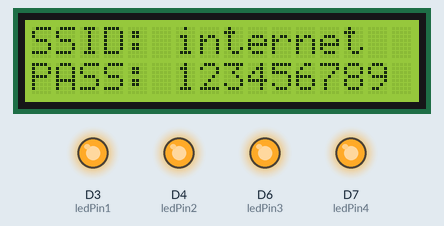
Bench run of a sketch on a simulated ESP8266 (NodeMCU). Parts: 16×2 character LCD, output pins drawn as LEDs (lit = HIGH). WiFi joins after 1.5 s; servers stay silent unless stated; network time is answered at once with the bench clock; the local clock reads 2024-03-15 10:24:30 at power-on unless the sketch sets it; the audio player accepts every command and is not drawn; what the sketch prints to the serial monitor is not drawn.

Above: at 6.1 s.
At 7.7 s:
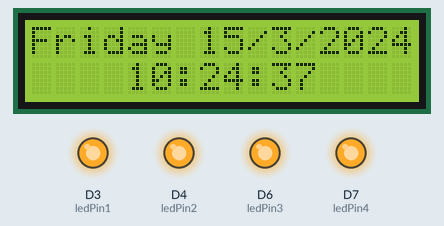
At 14.7 s:
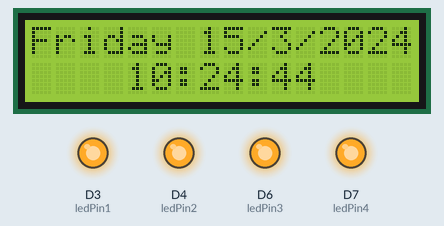
At 22.7 s:
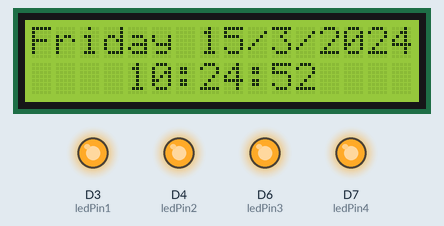
At 29.7 s:
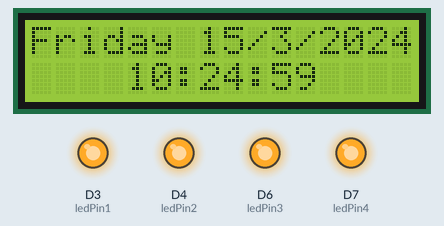
At 38.7 s:
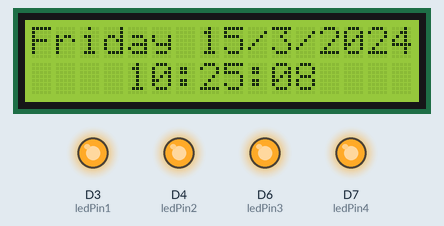
Timing chart, 0 to 40.0 s (numbered marks = the images above):
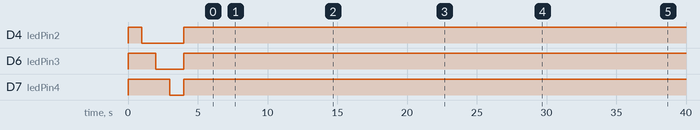

The sketch:

Best-Program-DPPlayer-MP3-NTPServer.ino
```cpp
#include <ESP8266WiFi.h>
#include <NTPClient.h>
#include <WiFiUdp.h>
#include <SoftwareSerial.h>
#include <DFPlayer_Mini_Mp3.h>
#include <Wire.h>
#include <LiquidCrystal_I2C.h>
#define ledPin1 D3
#define ledPin2 D4
#define ledPin3 D6
#define ledPin4 D7
SoftwareSerial mp3Serial(D0, D5); // RX, TX

#define ON LOW
#define OFF HIGH

const char *ssid     = "internet";
const char *password = "123456789";

unsigned long period = 1000;
unsigned long last_time = 0;

// Define NTP Client to get time
WiFiUDP ntpUDP;
NTPClient timeClient(ntpUDP, "pool.ntp.org");

// LCD setup
LiquidCrystal_I2C lcd(0x27, 16, 2);  // I2C address 0x27, 16 column and 2 rows

// Week Days
String weekDays[7] = {"Sunday", "Monday", "Tuesday", "Wednesday", "Thursday", "Friday", "Saturday"};
// Month names
String months[12] = {"January", "February", "March", "April", "May", "June", "July", "August", "September", "October", "November", "December"};

int valueSwitch;
bool check = true;
void setup () {

  pinMode(ledPin1, OUTPUT);
  pinMode(ledPin2, OUTPUT);
  pinMode(ledPin3, OUTPUT);
  pinMode(ledPin4, OUTPUT);
  digitalWrite(ledPin1, OFF);
  digitalWrite(ledPin2, OFF);
  digitalWrite(ledPin3, OFF);
  digitalWrite(ledPin4, OFF);
  digitalWrite(ledPin1, ON); delay(1000);
  digitalWrite(ledPin2, ON); delay(1000);
  digitalWrite(ledPin3, ON); delay(1000);
  digitalWrite(ledPin4, ON); delay(1000);
  digitalWrite(ledPin1, OFF);
  digitalWrite(ledPin2, OFF);
  digitalWrite(ledPin3, OFF);
  digitalWrite(ledPin4, OFF);
  Serial.begin (115200);

  // LCD initialization
  lcd.begin();
  lcd.backlight();

  for (int Rx = 1; Rx <= 10; Rx++) {
    Serial.println("Rx : " + String(Rx));
    delay(200);
  }
  mp3Serial.begin (9600);
  mp3_set_serial(mp3Serial);
  mp3_set_volume(5);
  Serial.println("Start");
  lcd.setCursor(0, 0);
  lcd.print("SSID: internet");
  lcd.setCursor(0, 1);
  lcd.print("PASS: 123456789");
  // Connect to Wi-Fi
  Serial.print("Connecting to ");
  Serial.println(ssid);
  WiFi.begin(ssid, password);
  while (WiFi.status() != WL_CONNECTED) {
    delay(500);
    Serial.print(".");
  }

  // Initialize NTPClient to get time
  timeClient.begin();
  timeClient.setTimeOffset(25200);  // Set time offset for your timezone (e.g., GMT+7)
}

void loop () {


  if ( millis() - last_time > period) {
    last_time = millis();
    timeClient.update();
    time_t epochTime = timeClient.getEpochTime();
    struct tm *ptm = gmtime((time_t *)&epochTime);
    String formattedTime = timeClient.getFormattedTime();
    int currentHour = timeClient.getHours();
    int currentMinute = timeClient.getMinutes();
    int currentSecond = timeClient.getSeconds();
    String weekDay = weekDays[timeClient.getDay()];
    int monthDay = ptm->tm_mday;
    int currentMonth = ptm->tm_mon + 1;
    String currentMonthName = months[currentMonth - 1];
    int currentYear = ptm->tm_year + 1900;
    String currentDate = weekDay + " " + String(monthDay) + "/" + String(currentMonth) + "/" + String(currentYear);
    lcd.clear();
    lcd.setCursor(0, 0);  // Set cursor to the first line
    lcd.print(currentDate);  // Display day/month/year
    String currentTime = formattedTime;
    lcd.setCursor(4, 1);  // Set cursor to the second line
    lcd.print(currentTime);  // Display time (HH:MM:SS)
    Serial.print("Current date: ");
    Serial.println(currentDate);
    Serial.print("Current time: ");
    Serial.println(currentTime);
    Serial.println("");
    if ( (currentHour == 7) && (currentMinute == 30) && (currentSecond >= 1 && currentSecond <= 25) ) {
      if (check == true) {
        digitalWrite(ledPin1, ON);
        check = false;
        mp3_play(1);
      }
      digitalWrite(ledPin1, OFF);
      check = true;
    }
    if ( (currentHour == 8) && (currentMinute == 30) && (currentSecond >= 1 && currentSecond <= 25) ) {
      if (check == true) {
        digitalWrite(ledPin1, ON);
        check = false;
        mp3_play(1);
      }
      digitalWrite(ledPin1, OFF);
      check = true;
    }
    if ( (currentHour == 11) && (currentMinute == 30) && (currentSecond >= 1 && currentSecond <= 25) ) {
      if (check == true) {
        digitalWrite(ledPin2, ON);
        check = false;
        mp3_play(1);
      }
      digitalWrite(ledPin2, OFF);
      check = true;
    }
    if ( (currentHour == 12) && (currentMinute == 30) && (currentSecond >= 1 && currentSecond <= 25) ) {
      if (check == true) {
        digitalWrite(ledPin2, ON);
        check = false;
        mp3_play(1);
      }
      digitalWrite(ledPin2, OFF);
      check = true;
    }
    if ( (currentHour == 15) && (currentMinute == 30) && (currentSecond >= 1 && currentSecond <= 25) ) {
      if (check == true) {
        digitalWrite(ledPin3, ON);
        check = false;
        mp3_play(1);
      }
      digitalWrite(ledPin3, OFF);
      check = true;
    }
    if ( (currentHour == 17) && (currentMinute == 00) && (currentSecond >= 1 && currentSecond <= 25) ) {
      if (check == true) {
        digitalWrite(ledPin3, ON);
        check = false;
        mp3_play(1);
      }
      digitalWrite(ledPin3, OFF);
      check = true;
    }
    if ( (currentHour == 21) && (currentMinute == 00) && (currentSecond >= 1 && currentSecond <= 25) ) {
      if (check == true) {
        digitalWrite(ledPin4, ON);
        check = false;
        mp3_play(1);
      }
      digitalWrite(ledPin4, OFF);
      check = true;
    }
  }
}
```

Measured:
- what the display in image 0 shows lasts 1.6 s, from 6.1 s to 7.7 s
- what the display in image 1 shows lasts 0.9 s, from 7.7 s to 8.6 s
